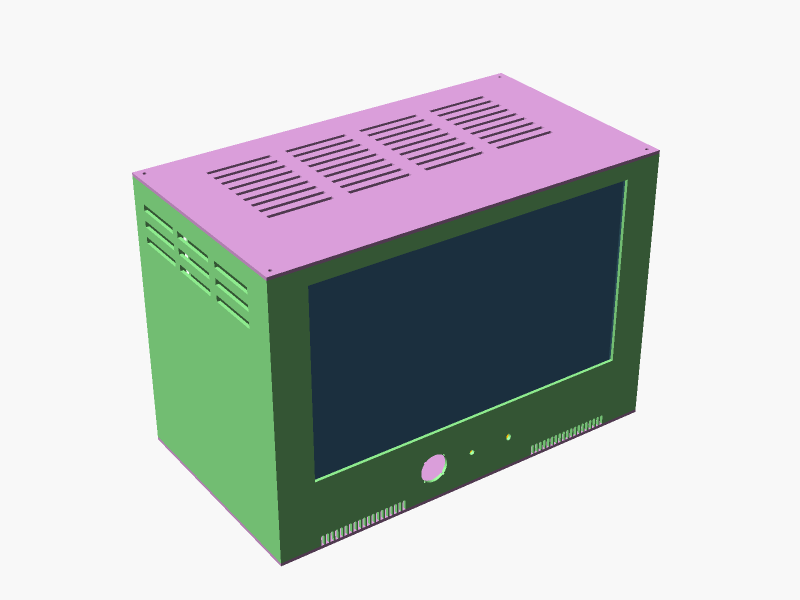
#> input picture enclosure_work/final/preview_assembly.png, 1600 x 1200 px, found by its file name (shown at 1/2 size)
$ python annotate_front_full.py
#> lines starting #> are read from the running program, lines starting #| are printed output that depends on the picture
from PIL import Image, ImageDraw, ImageFont
import math

SRC = r'C:\Users\haals\AppData\Local\Temp\osc\final\preview_assembly.png'
OUT = r'C:\Users\haals\AppData\Local\Temp\osc\final\dimensions_front.png'

base = Image.open(SRC).convert("RGB")
#> base is the input picture: PIL image 1600x1200 RGB; mean R, G, B 190.1, 194.3, 194.2
W, H = base.size
#> W = 1600; H = 1200
PAD_R, PAD_B = 480, 260
canvas = Image.new("RGB", (W+PAD_R, H+PAD_B), (255,255,255))
#> canvas: PIL image 2080x1460 RGB; every value is 255
canvas.paste(base, (0,0))
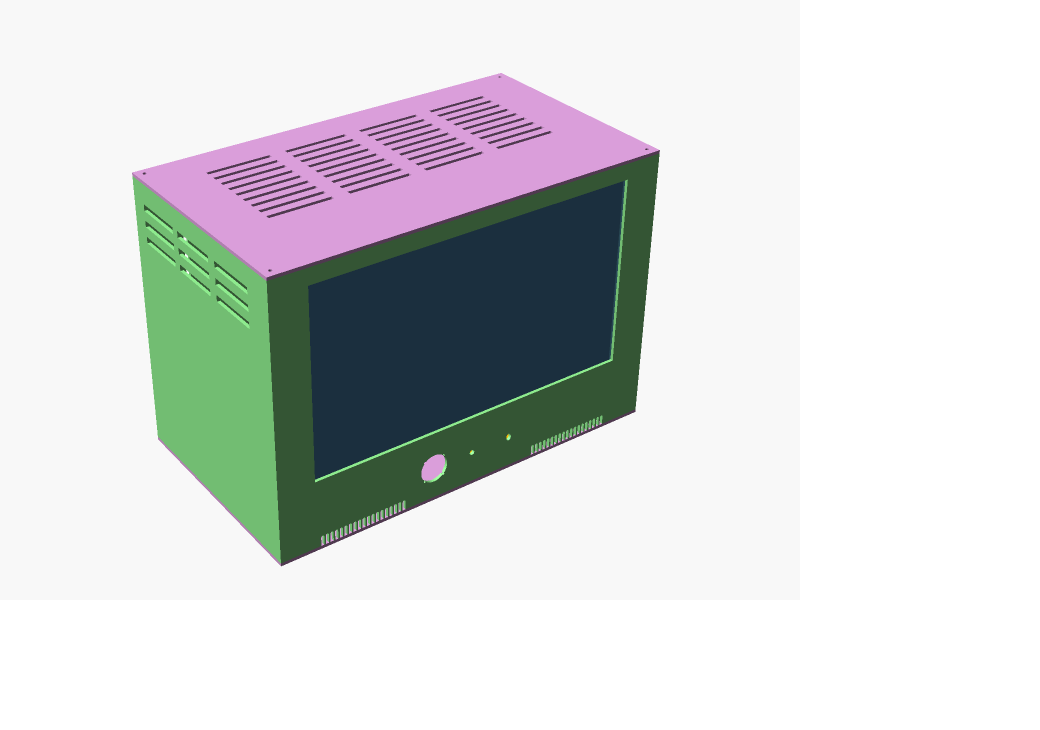
#> canvas: PIL image 2080x1460 RGB (shown at 1/2 size); mean R, G, B 214, 216.7, 216.6
draw = ImageDraw.Draw(canvas)

try:
    font = ImageFont.truetype("arialbd.ttf", 30)
    font_sm = ImageFont.truetype("arialbd.ttf", 24)
except Exception:
    font = font_sm = ImageFont.load_default()

RED = (200,20,20)
WHITE = (255,255,255)

def arrow_line(p1, p2, color=RED, width=4, head=13):
    draw.line([p1,p2], fill=color, width=width)
    ang = math.atan2(p1[1]-p2[1], p1[0]-p2[0])
    for da in (0.35,-0.35):
        hx = p2[0] + head*math.cos(ang+da)
        hy = p2[1] + head*math.sin(ang+da)
        draw.line([p2,(hx,hy)], fill=color, width=width)

def dot(p, r=8, color=RED):
    draw.ellipse([p[0]-r,p[1]-r,p[0]+r,p[1]+r], fill=color)

def callout(text, target, box_pos, f=font_sm, align="left"):
#> called with target = (615, 565), box_pos = (1640, 120), align = 'left'
    dot(target)
    draw.line([target, box_pos], fill=RED, width=3)
    lines = text.split("\n")
    widths = [draw.textbbox((0,0),l,font=f)[2] for l in lines]
#> widths = [215, 181]
    w = max(widths)+20
#> w = 235
    h = len(lines)*(f.size+8)+16
    x,y = box_pos
    if align=="left":
        rect=[x, y-h/2, x+w, y+h/2]
#> rect = [1640, 80, 1875, 160]
    else:
        rect=[x-w, y-h/2, x, y+h/2]
    draw.rectangle(rect, fill=WHITE, outline=RED, width=2)
    ty = rect[1]+10
#> ty = 90
    for l in lines:
        tx = rect[0]+10
        draw.text((tx,ty), l, fill=RED, font=f)
        ty += f.size+8
#> this loop made 2 passes
#> (tx, ty) on passes 1 to 2: (1650, 122), (1650, 154)
#> after the loop, ty = 154

# ---- feature points (original image coords) ----
screen_TL=(615,565); screen_TR=(1250,360)
joystick=(865,935)
knob=(942,902)
button=(1017,872)
spk_L=(720,1050)
spk_R=(1135,865)

# screen opening
callout("SCREEN OPENING\n31.5 x 17.9 cm", screen_TL, (W+40, 120), align="left")
draw.line([screen_TR,(W+40,120)], fill=RED, width=3)
dot(screen_TR)

# joystick
callout("JOYSTICK HOLE\n2.7 cm round", joystick, (W+40, 520))
#> the loop in callout (call 2), `for l in lines:` made 2 passes
#> (tx, ty) on passes 1 to 2: (1650, 522), (1650, 554)
# knob
callout("VOLUME KNOB\n0.5 cm round", knob, (W+40, 650))
# button
callout("POWER BUTTON\n0.5 x 0.7 cm oval", button, (W+40, 780))
# speaker right
callout("SPEAKER GRILLE (R)\n10.0 x 4.4 cm", spk_R, (W+40, 910))
# speaker left
callout("SPEAKER GRILLE (L)\n10.0 x 4.4 cm", spk_L, (300, H+80))

# overall dims (reuse bottom + left edges)
D=(563,565); E=(563,1130); C=(1290,320); F=(1290,1030); A=(280,345)
off=55
arrow_line((E[0],E[1]+off),(F[0],F[1]+off))
draw.text(((E[0]+F[0])/2-90,(E[1]+F[1])/2+off+16), "WIDTH 38.4 cm", fill=RED, font=font)
off=70
arrow_line((D[0]-off,D[1]),(E[0]-off,E[1]))
draw.text((D[0]-off-190,(D[1]+E[1])/2-15), "HEIGHT 26.0 cm", fill=RED, font=font)

canvas.save(OUT)
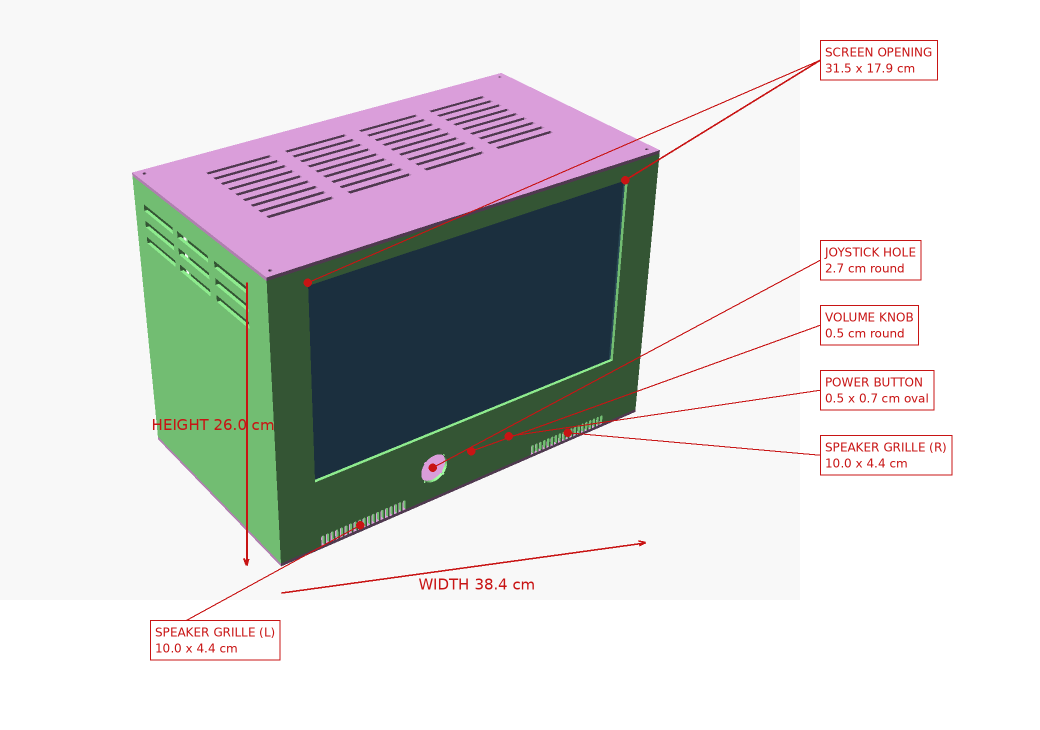
#> saved as dimensions_front.png: PIL image 2080x1460 RGB (shown at 1/2 size); mean R, G, B 213.8, 214.1, 214.1
print("saved", OUT)
